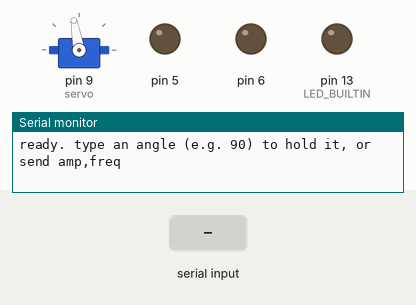
Simulated run of this sketch. Board: Arduino Uno, built with avr-gcc and run on an emulated ATmega328P. Shown: servo, output pins drawn as LEDs (lit = HIGH), the last lines printed to the serial monitor. The inputs (shaded band) are chosen by the test bench.

Above: at 1.7 s.
1.8 s: "90,45,200\n" received over Serial
At 1.96 s:
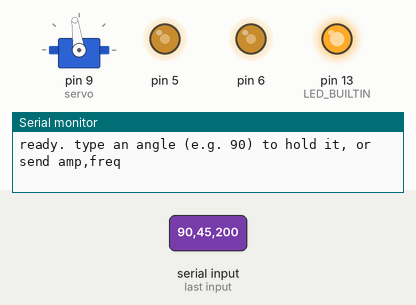
4.8 s: "0\n" received over Serial
At 5.7 s:
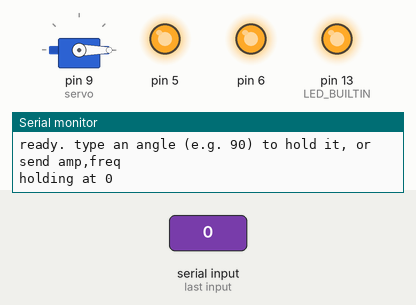
6.3 s: "200\n" received over Serial
At 6.9 s:
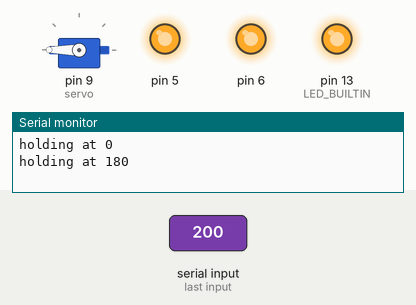
7.8 s: "30,150,10\n" received over Serial
At 8.55 s:
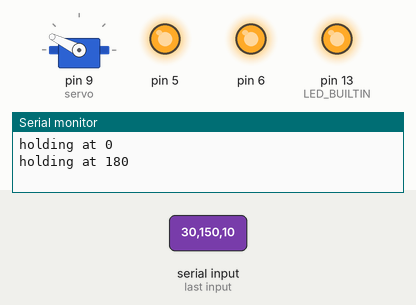
10.8 s: "90,45\n" received over Serial
At 12.22 s:
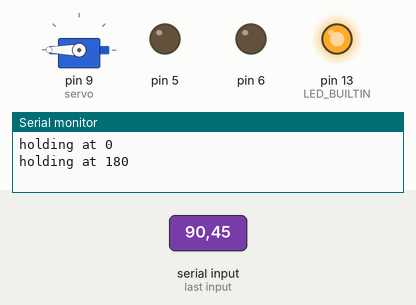
13.8 s: "5\n" received over Serial
At 14.7 s:
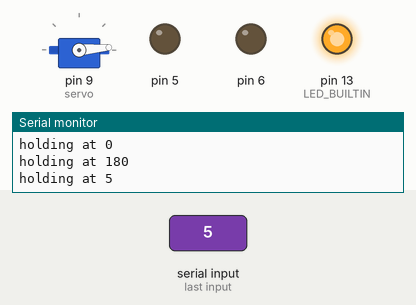
Timing chart, 0 to 16.3 s (numbered marks = the images above; inputs shaded):
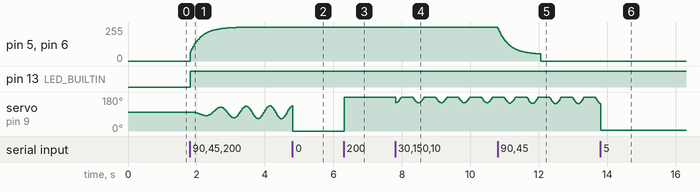

Measured:
- after the input at 4.8 s, pin 5, pin 6: stays 254/255 (without the input it goes to 242/255 after 0.02 s); pin 13 (LED_BUILTIN): stays HIGH (without the input it goes to LOW after 0.02 s)
- after the input at 6.3 s, servo on pin 9 (servo): 0° → 180° at once
- after the input at 10.8 s, pin 13 (LED_BUILTIN): stays HIGH (without the input it goes to LOW after 0.03 s)
- after the input at 13.8 s, pin 13 (LED_BUILTIN): stays HIGH (without the input it goes to LOW after 0.01 s)

The sketch:

boat_simple.ino
```cpp
// Wobbling boat: simple sketch
// Wiring: servo orange -> D9, red -> 5V, brown -> GND.
//         2 blue LEDs: D5 -> 220 ohm -> LED long leg (+), LED short leg (-) -> GND
//                      D6 -> 220 ohm -> LED long leg (+), LED short leg (-) -> GND
//
// 1) FIND YOUR CENTER (Serial Monitor, 9600 baud):
//    type an angle like 90 and press Enter -> servo goes there and holds.
//    Try 80, 85, 95, 100 ... until both crank pins point straight at each other
//    (boat level). Write that number into CENTER below and upload again.
//
// 2) RUN: close the Serial Monitor, open the wave page, Connect Arduino.
//    The page sends "amp,freq,rain" lines: amp 0..35 deg, freq 0.1..1.5 Hz,
//    rain 0..1 (0 = dry, 1 = downpour). The blue LEDs glow brighter as it rains harder.
//    No message for 3 s -> boat eases back to CENTER, LEDs fade off.
//    In the thunderstorm stage the page also sends "L" each time a bolt
//    strikes: the blue LEDs flicker like lightning, then fall back to the rain glow.
//
// The onboard LED lights while messages from the page are arriving.

#include <Servo.h>

int   CENTER = 100;        // <-- put your calibrated angle here
const float MAX_AMP = 35; // never swing more than CENTER +/- 35

const int RAIN_LEDS[] = {5, 6};    // PWM pins on Timer0 (the Servo library uses Timer1: pins 9/10)

Servo servo;
float rain = 0, targetRain = 0;        // 0..1, LED brightness follows this
float amp = 0, freq = 0.35;            // what the boat is doing now
float targetAmp = 0, targetFreq = 0.35;   // still until the camera says otherwise
float phase = 0;
unsigned long lastMsg = 0, lastTime = 0;
bool holding = false;                  // true after you type a single angle

// Lightning flicker: {brightness, ms} steps played once per "L" from the page.
// Bright-dark-bright stutter like a real strike, then a fading afterglow.
const int FLICKER[][2] = {
  {255, 50}, {0, 40}, {255, 30}, {20, 60}, {220, 70}, {90, 60}, {160, 40}, {40, 60}
};
const int FLICKER_STEPS = sizeof(FLICKER) / sizeof(FLICKER[0]);
int flickerStep = -1;                  // -1 = not flickering
unsigned long flickerAt = 0;           // when the current step started

void startLightning() {
  flickerStep = 0;
  flickerAt = millis();
}

void setup() {
  pinMode(LED_BUILTIN, OUTPUT);
  for (int p : RAIN_LEDS) { pinMode(p, OUTPUT); analogWrite(p, 0); }
  Serial.begin(9600);
  Serial.setTimeout(50);               // works with or without a line ending
  servo.attach(9);
  servo.write(CENTER);
  delay(500);
  Serial.println("ready. type an angle (e.g. 90) to hold it, or send amp,freq");
  lastTime = millis();
}

void readSerial() {
  if (!Serial.available()) return;
  String line = Serial.readStringUntil('\n');
  line.trim();
  if (line.length() == 0) return;

  if (line[0] == 'L' || line[0] == 'l') {   // "L" = lightning strike from the page
    startLightning();
    lastMsg = millis();
    return;
  }

  int comma = line.indexOf(',');
  if (comma >= 0) {                    // "amp,freq,rain" from the wave page
    int comma2 = line.indexOf(',', comma + 1);
    targetAmp  = constrain(line.substring(0, comma).toFloat(), 0, MAX_AMP);
    targetFreq = constrain(line.substring(comma + 1, comma2 < 0 ? line.length() : comma2).toFloat(), 0.1, 1.5);
    targetRain = comma2 < 0 ? 0 : constrain(line.substring(comma2 + 1).toFloat(), 0, 1);
    lastMsg = millis();
    holding = false;
  } else {                             // a single number: hold that angle
    int a = constrain(line.toInt(), 0, 180);
    CENTER = a;
    holding = true;
    servo.write(a);
    Serial.print("holding at ");
    Serial.println(a);
  }
}

void loop() {
  readSerial();

  if (holding) { delay(20); return; }  // calibration: stay put

  unsigned long now = millis();
  float dt = (now - lastTime) / 1000.0;
  lastTime = now;

  bool pageActive = (now - lastMsg < 3000) && lastMsg != 0;
  digitalWrite(LED_BUILTIN, pageActive ? HIGH : LOW);
  if (!pageActive) { targetAmp = 0; targetRain = 0; }   // no camera input -> settle, lights off

  // ease toward the targets over about a second
  float k = dt * 1.5; if (k > 1) k = 1;
  amp  += (targetAmp  - amp)  * k;
  freq += (targetFreq - freq) * k;
  rain += (targetRain - rain) * min(1.0, dt * 3.0);

  // blue "rain" lights: visible glow as soon as the first drops fall, full bright in a downpour
  int level = rain < 0.02 ? 0 : (int)(50 + rain * 205);

  // lightning: play the flicker steps on top of the rain glow, then hand back to it
  if (flickerStep >= 0) {
    while (flickerStep < FLICKER_STEPS && now - flickerAt >= (unsigned long)FLICKER[flickerStep][1]) {
      flickerAt += FLICKER[flickerStep][1];
      flickerStep++;
    }
    if (flickerStep >= FLICKER_STEPS) flickerStep = -1;     // done
    else level = FLICKER[flickerStep][0];
  }
  for (int p : RAIN_LEDS) analogWrite(p, level);

  phase += 2 * PI * freq * dt;
  if (phase > 2 * PI) phase -= 2 * PI;

  float angle = CENTER + amp * sin(phase);
  servo.write((int)angle);
  delay(20);
}
```
